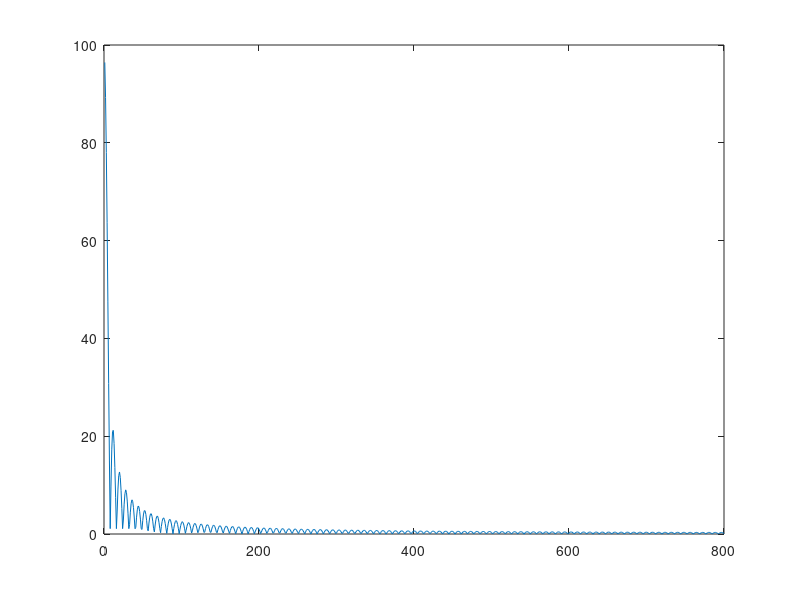
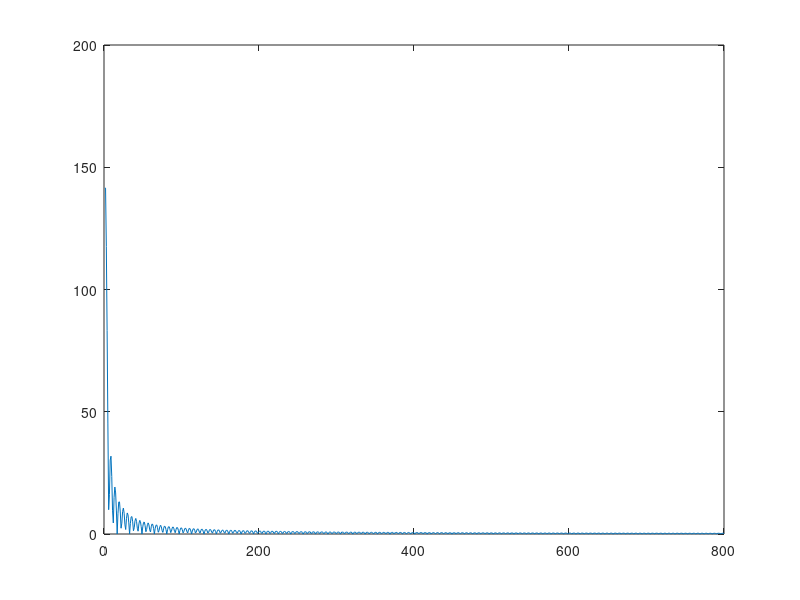
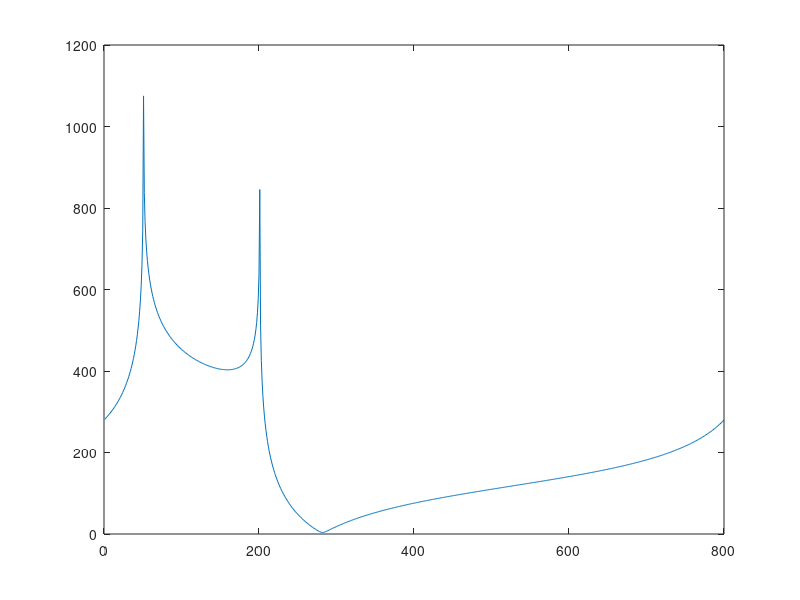
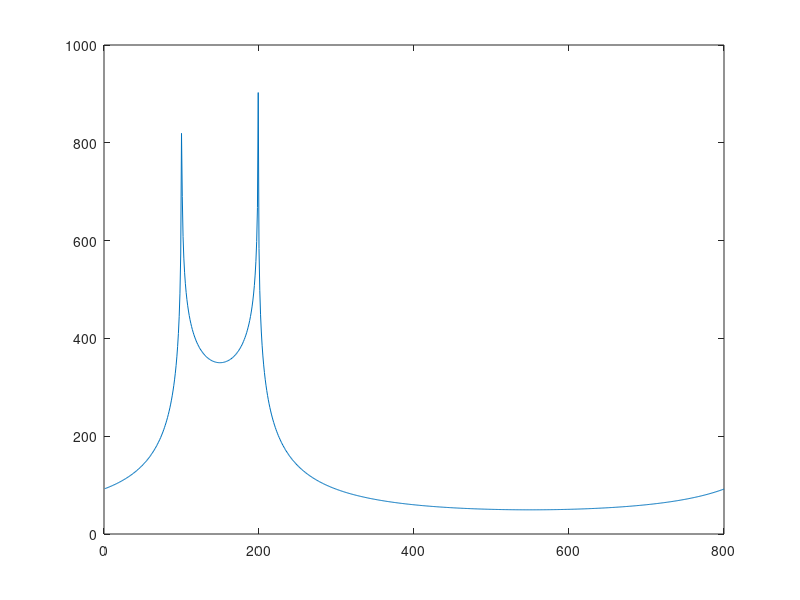

The MATLAB source for these figures, in order:
delta_w = 0.1;
w = -399:delta_w:400;
num_w = length(w);
F_w = w*0;
F_w(499*num_w/800:598*num_w/800) = 1;
delta_t = 1/800;
f_t = (1:1/delta_t)*0;
for t_num = 1:1/delta_t;
    f_t(t_num) = sum(F_w.*exp(1j*2*pi*w*t_num*delta_t))*delta_w;  
end
figure;
plot(abs(f_t));
t = 0:delta_t:1-delta_t;
f_t_theory = (exp(1j*400*pi*t)-exp(1j*100*pi*t))./(1j*2*pi*t);
f_t_theory(1) = f_t_theory(2);
figure;
plot(abs(f_t_theory));
F_w_theory = abs(fft(f_t_theory));
figure;
plot(F_w_theory);
F_w_test = abs(fft(f_t));
figure;
plot(F_w_test);